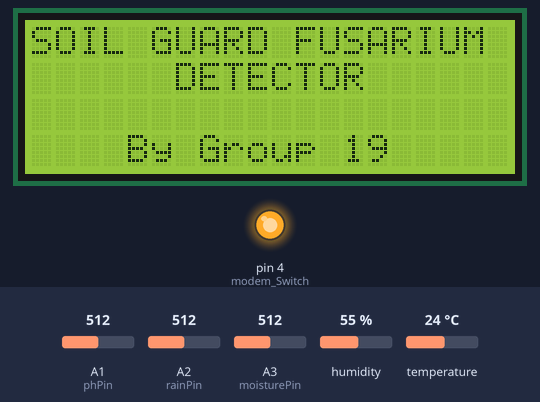
This sketch was run on a simulated Arduino Uno, built with avr-gcc and run on an emulated ATmega328P. On the bench: 20×4 character LCD, output pins drawn as LEDs (lit = HIGH). The test bench sets the inputs (shaded band); at power-on: temperature 24 °C, A1 (phPin) = 512, A2 (rainPin) = 512, A3 (moisturePin) = 512, humidity 55 %. The modem accepts every AT command (registered, SIM ready, sends succeed) and sends nothing else; what the sketch prints to the serial monitor is not drawn.

Above: at 0.2 s.
8.4 s: temperature set to 21 °C
At 12.1 s:
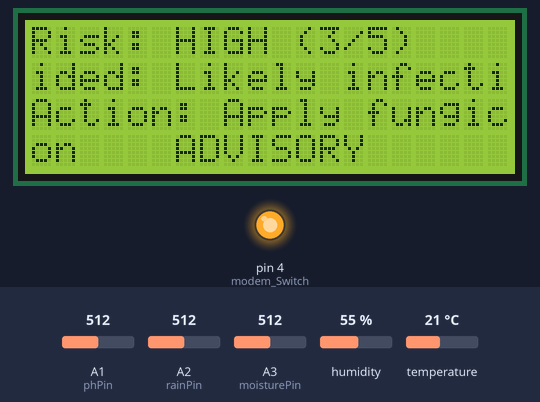
12.3 s: temperature set to 18 °C
At 22.7 s:
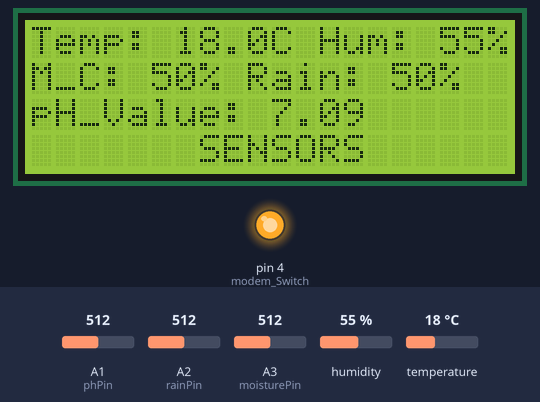
At 33.0 s:
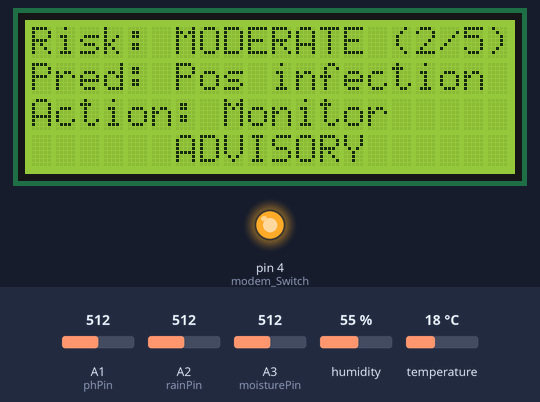
Timing chart, 0 to 33.7 s (numbered marks = the images above; inputs shaded):
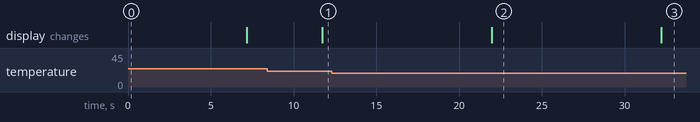

Measured:
- the behaviour switches between 20 and 19 °C on temperature (found by bisection; images 1 and 2)
- after the input at 12.3 s, the display: changes after 9.7 s (image 2)
- what the display in image 2 shows lasts 10.2 s, from 22.0 s to 32.2 s

The sketch:

soil_qualitiies.ino
```cpp
 #include <SoftwareSerial.h>
#include <LiquidCrystal_I2C.h>
#include <Wire.h>
#include <DHT11.h>

// Pin definitions
#define phPin A1
#define moisturePin A3
#define rainPin A2
#define modem_Switch 4
#define modemRX 7
#define modemTX 8

// Constants
const unsigned long alertInterval = 300000; // 5 minutes for SMS alerts
const unsigned long displayToggleInterval = 10000; // 5 seconds for screen toggle
const float calibration_value = 21.34; // pH sensor calibration

// Global variables
DHT11 dht11(9);
LiquidCrystal_I2C screen(0x27, 20, 4);
SoftwareSerial modem(modemRX, modemTX);
unsigned long lastAlertTime = 0;
unsigned long lastDisplayToggleTime = 0;
bool showSensors = true;
int buffer_arr[10], temp;
float temperature = 0, humidity = 0, moistureSens = 0, rainSens = 0, ph = 0;

void setup() {
  Serial.begin(115200);
  modem.begin(9600);

  pinMode(moisturePin, INPUT);
  pinMode(rainPin, INPUT);
  pinMode(modem_Switch, OUTPUT);
  digitalWrite(modem_Switch, HIGH);

  screen.init();
  screen.backlight();
  displayWelcomeMessage();

  modemTest();
  delay(1000);
  screen.clear();
}

void loop() {
  unsigned long currentTime = millis();

  // Read sensors continuously
  readAllSensors();

  // Toggle display every 5 seconds
  if (currentTime - lastDisplayToggleTime >= displayToggleInterval) {
    showSensors = !showSensors;
    lastDisplayToggleTime = currentTime;
    screen.clear();

    if (showSensors) {
      displaySensorValues();
    } else {
      displayAdvice();
    }
  }

  // Send SMS alert every 5 minutes
  if (currentTime - lastAlertTime >= alertInterval) {
    sendAlertSMS();
    lastAlertTime = currentTime;
  }

  delay(100); // Small delay to prevent flickering
}
```

modem.ino
```cpp
void sendAlertSMS() {
  int optimalConditions = calculateOptimalConditions();
  String message = "Fungal Growth Advisory:\n";

  message += "Temp: " + String(temperature) + "C ";
  message += (temperature >= 20 && temperature <= 30) ? "(Optimal)\n" : "\n";

  message += "Humidity: " + String(humidity) + "% ";
  message += (humidity >= 60 && humidity <= 80) ? "(Optimal)\n" : "\n";

  message += "Moisture: " + String(moistureSens) + "% ";
  message += (moistureSens >= 30 && moistureSens <= 70) ? "(Optimal)\n" : "\n";

  message += "Rain: " + String(rainSens) + "% ";
  message += (rainSens >= 40 && rainSens <= 70) ? "(Optimal)\n" : "\n";

  message += "pH: " + String(ph, 2) + " ";
  message += (ph >= 5.5 && ph <= 6.5) ? "(Optimal)\n\n" : "\n\n";

  message += "Risk Level: ";
  if (optimalConditions >= 3) {
    message += "HIGH (" + String(optimalConditions) + "/5 optimal)\n";
    message += "Action: Inspect crops and consider fungicide";
  } else if (optimalConditions > 0) {
    message += "MODERATE (" + String(optimalConditions) + "/5)\n";
    message += "Action: Monitor crops closely";
  } else {
    message += "LOW\n";
    message += "Action: Normal operations";
  }

  Serial.println("Sending SMS...");
  modem.println("AT+CMGF=1");
  delay(100);
  modem.println("AT+CMGS=\"+256760080583\"");
  delay(100);
  modem.print(message);
  delay(100);
  modem.write(26);
  delay(5000);
}

void modemTest() {
  Serial.println("Initializing modem...");
  modem.println("AT");
  updateSerial();
  delay(1000);

  modem.println("AT+CSQ");
  updateSerial();
  delay(1000);

  modem.println("AT+CCID");
  updateSerial();
  delay(1000);

  modem.println("AT+CREG?");
  updateSerial();
  delay(1000);
}

void updateSerial() {
  delay(500);
  while (Serial.available()) {
    modem.write(Serial.read());
  }
  while (modem.available()) {
    Serial.write(modem.read());
  }
}
```

sensor.ino
```cpp
void readAllSensors() {
  readTemperatureHumidity();
  readSoilMoisture();
  readRainfall();
  readSoilPH();
}

float readTemperatureHumidity() {
  int tempInt = 0, humInt = 0;
  int result = dht11.readTemperatureHumidity(tempInt, humInt);

  if (result == 0) {
    temperature = tempInt;
    humidity = humInt;
  } else {
    Serial.println(DHT11::getErrorString(result));
  }
  return temperature && humidity;
}

float readSoilMoisture() {
  moistureSens = analogRead(moisturePin);
  moistureSens = map(moistureSens, 0, 1023, 0, 100);
  return moistureSens;
}

float readRainfall() {
  rainSens = analogRead(rainPin);
  rainSens = map(rainSens, 0, 1023, 0, 100);
}

float readSoilPH() {
  for (int i = 0; i < 10; i++) {
    buffer_arr[i] = analogRead(phPin);
    delay(30);
  }

  // Sort the samples
  for (int i = 0; i < 9; i++) {
    for (int j = i + 1; j < 10; j++) {
      if (buffer_arr[i] > buffer_arr[j]) {
        temp = buffer_arr[i];
        buffer_arr[i] = buffer_arr[j];
        buffer_arr[j] = temp;
      }
    }
  }

  // Average middle 6 values
  unsigned long avgval = 0;
  for (int i = 2; i < 8; i++) {
    avgval += buffer_arr[i];
  }

  float volt = (float)avgval * 5.0 / 1024 / 6;
  ph = -5.70 * volt + calibration_value;
  return ph;
}
```

sensor_dispalys.ino
```cpp
void displayWelcomeMessage() {
  screen.setCursor(0, 0);
  screen.print("SOIL GUARD FUSARIUM");
  screen.setCursor(6, 1);
  screen.print("DETECTOR");
  screen.setCursor(4, 3);
  screen.print("By Group 19");
}
void displaySensorValues() {
  screen.setCursor(0, 0);
  screen.print("Temp: ");
  screen.print(temperature,1);
  screen.print("C Hum: ");
  screen.print(humidity,0);
  screen.print("%");

  screen.setCursor(0, 1);
  screen.print("M_C: ");
  screen.print(moistureSens,0);
  screen.print("% Rain: ");
  screen.print(rainSens,0);
  screen.print("%");

  screen.setCursor(0, 2);
  screen.print("pH_Value: ");
  screen.print(ph, 2);

  screen.setCursor(7, 3);
  screen.print("SENSORS");
}

void displayAdvice() {
  int optimalConditions = calculateOptimalConditions();

  screen.setCursor(0, 0);
  screen.print("Risk: ");
  if (optimalConditions >= 3) {
    screen.print("HIGH");
  } else if (optimalConditions > 0) {
    screen.print("MODERATE");
  } else {
    screen.print("LOW");
  }
  screen.print(" (");
  screen.print(optimalConditions);
  screen.print("/5)");

  screen.setCursor(0, 1);
  screen.print("Pred: ");
  if (optimalConditions >= 3) {
    screen.print("Likely infection");
  } else if (optimalConditions > 0) {
    screen.print("Pos infection");
  } else {
    screen.print("Low risk");
  }

  screen.setCursor(0, 2);
  screen.print("Action: ");
  if (optimalConditions >= 3) {
    screen.print("Apply fungicide");
  } else if (optimalConditions > 0) {
    screen.print("Monitor");
  } else {
    screen.print("Normal ops");
  }

  screen.setCursor(6, 3);
  screen.print("ADVISORY");
}

int calculateOptimalConditions() {
  int count = 0;

  if (temperature >= 20 && temperature <= 30) count++;
  if (humidity >= 60 && humidity <= 80) count++;
  if (moistureSens >= 30 && moistureSens <= 70) count++;
  if (rainSens >= 40 && rainSens <= 70) count++;
  if (ph >= 5.5 && ph <= 6.5) count++;

  return count;
}
```
